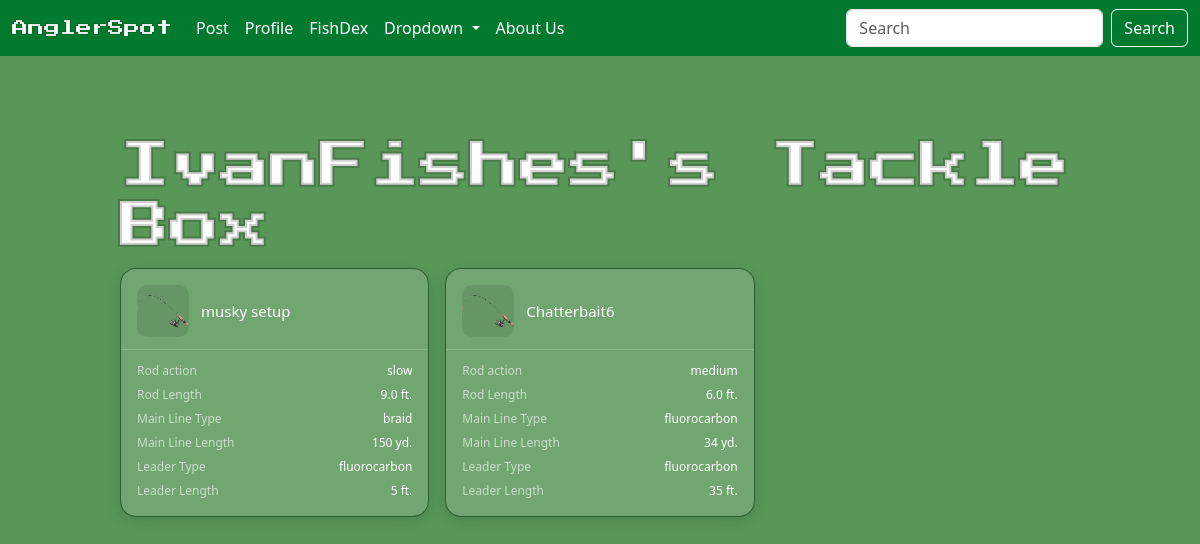
/tackle/1 (signed in), run on an earlier commit of the app's database.
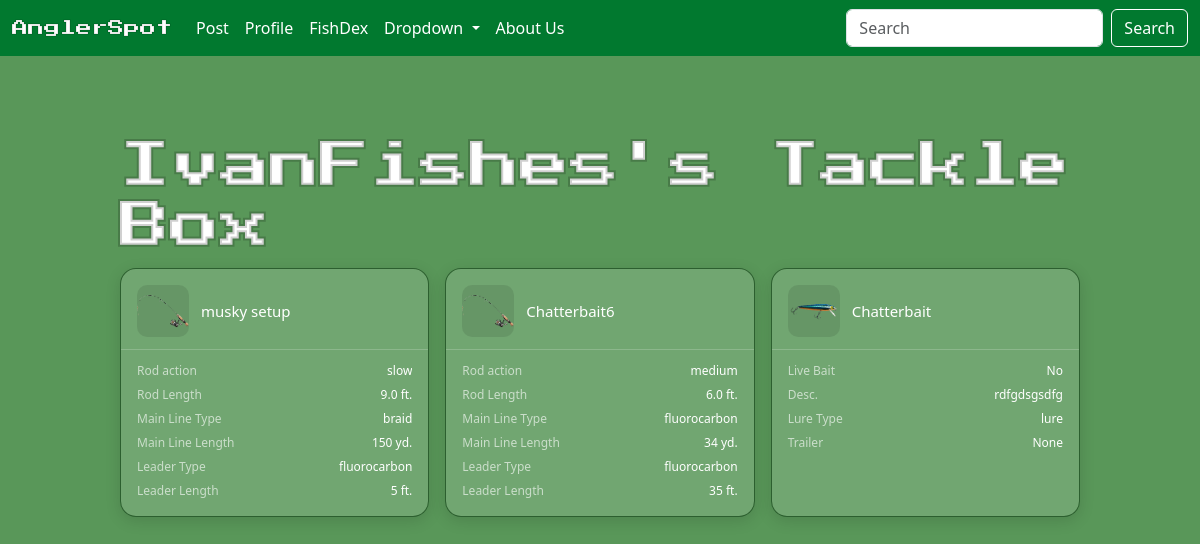
And on a later commit of the database.
### angler/models/tackle.py (models this page shows, shortened)
class RodAndReel(models.Model):
    LINE_CHOICES = (('monofilament', 'Mono'),
                     ('fluorocarbon', 'Flouro'),
                       ('braid', 'Braid'))
    REEL_CHOICES = (('spinning','Spinning'),
                     ('baitcaster','Baitcaster'),
                       ('spincast','Spincast'), ('fly', 'Fly'),
                         ('conventional', 'Conventional'))
    ROD_ACTION_CHOICES = (('slow','Slow'),
                          ('medium', 'Medium'),
                          ('fast', 'Fast'),
                          ('extra fast', 'Extra Fast'))
    name = models.CharField(max_length=100)
    user = models.ForeignKey(User, on_delete=models.CASCADE)
    reel_type = models.CharField(max_length=100, choices=REEL_CHOICES, default='spinning')
    rod_action = models.CharField(max_length=100, choices=ROD_ACTION_CHOICES, default='medium')
    rod_length = models.DecimalField(default=6, max_digits=3, decimal_places=1)
    line = models.CharField(max_length=100, choices=LINE_CHOICES)
    line_pound = models.PositiveIntegerField(
        validators=[
            MaxValueValidator(999),
            MinValueValidator(1)
        ], null=True, blank=True
    )
    line_length = models.PositiveIntegerField(validators=[
            MaxValueValidator(10000),
            MinValueValidator(1)
        ],null=True, blank=True)
    leader = models.CharField(max_length=100, choices=LINE_CHOICES, null=True, blank=True)
    leader_line_pound = models.PositiveIntegerField(
        validators=[
            MaxValueValidator(999),
            MinValueValidator(1)
        ], null=True, blank=True
    )
    leader_length = models.PositiveIntegerField(
        validators=[
            MaxValueValidator(1000),
            MinValueValidator(1)
        ], null=True, blank=True)

class Lure(models.Model):
    LURE_CHOICES = (('bait', 'Bait'),
                     ('lure', 'Lure'))
    user = models.ForeignKey(User, on_delete=models.CASCADE)
    name = models.CharField(max_length=100)
    description = models.TextField(max_length=500)
    lure_type = models.CharField(max_length=100, choices=LURE_CHOICES)
    live_bait = models.BooleanField(default=False)
    trailer = models.CharField(max_length=100, null=True, blank=True)

### angler/views/tackle.py (the view)
# urls.py: path('tackle/<int:user_id>', TackleView.as_view(), name='tackle'),
class TackleView(LoginRequiredMixin, View):
    login_url = '/login/'
    def get(self, request, user_id):
        user = User.objects.get(id=user_id)
        rod_and_reels = RodAndReel.objects.filter(user=user)
        lures = Lure.objects.filter(user=user)
        context ={'user':user,
                   'rod_and_reels':rod_and_reels,
                     'lures':lures}
        return render(request, 'angler/tackle/tacklebox.html', context)

### angler/models/user.py (called while the page is built)
    @property
    def get_profile_name(self):
        return Profile.objects.get(user=self).profile_name

### angler/templates/angler/tackle/tacklebox.html (shortened to what this page needs)
{% extends 'angler/base.html'%}
{% load static %}
{% block content %}
<div class="title-row">
    <h2 class="section-title">{{user.get_profile_name}}'s Tackle Box</h2>
</div>
<div class="results-grid">
    {% for rod_and_reel in rod_and_reels %}
        <a href="{% url 'tackle_detail' tackle_type='rod' tackle_id=rod_and_reel.id %}" class="result-card">
            <div class="result-card-header">
                <img class="result-img" src="{% static 'icons/rod.png' %}"  />
                <div class="result-header-text">
                    <span class="result-name">{{ rod_and_reel.name }}</span>
                </div>
            </div>
            <div class="result-fields">
                <div class="result-field-row">
                    <span class="result-field-label">Rod action</span>
                    <span class="result-field-value">{{rod_and_reel.rod_action}}</span>
                </div>
                <div class="result-field-row">
                    <span class="result-field-label">Rod Length</span>
                    <span class="result-field-value">{{rod_and_reel.rod_length}} ft.</span>
                </div>
                <div class="result-field-row">
                    <span class="result-field-label">Main Line Type</span>
                    <span class="result-field-value">{{rod_and_reel.line}}</span>
                </div>
                <div class="result-field-row">
                    <span class="result-field-label">Main Line Length</span>
                    <span class="result-field-value">{{rod_and_reel.line_length}} yd.</span>
                </div>
                <div class="result-field-row">
                    <span class="result-field-label">Leader Type</span>
                    <span class="result-field-value">{{rod_and_reel.leader}}</span>
                </div>
                <div class="result-field-row">
                    <span class="result-field-label">Leader Length</span>
                    <span class="result-field-value">{{rod_and_reel.leader_length}} ft.</span>
                </div>
            </div>
        </a>
    {% endfor %}
    {% for lure in lures %}
        <a href="{% url 'tackle_detail' tackle_type='lure' tackle_id=lure.id %}" class="result-card">
            <div class="result-card-header">
                <img class="result-img" src="{% static 'icons/lure.png' %}"/>
                <div class="result-header-text">
                    <span class="result-name">{{ lure.name }}</span>
                </div>
            </div>
            <div class="result-fields">
                <div class="result-field-row">
                    <span class="result-field-label">Live Bait</span>
                    {% if lure.live_bait %}
                        <span class="result-field-value">Yes</span>
                    {% else %}
                        <span class="result-field-value">No</span>
                    {% endif %}
                </div>
                <div class="result-field-row">
                    <span class="result-field-label">Desc.</span>
                    <span class="result-field-value">{{lure.description}}</span>
                </div>
                <div class="result-field-row">
                    <span class="result-field-label">Lure Type</span>
                    <span class="result-field-value">{{lure.lure_type}} </span>
                </div>
                <div class="result-field-row">
                    <span class="result-field-label">Trailer</span>
                    <span class="result-field-value">{{lure.trailer}}</span>
                </div>
            </div>
        </a>
    {% endfor %}
</div>
{% endblock %}

What changed in the data, as far as the page shows it:
added Lure: name "Chatterbait", live_bait "No", description "rdfgdsgsdfg", lure_type "lure", trailer "None"
